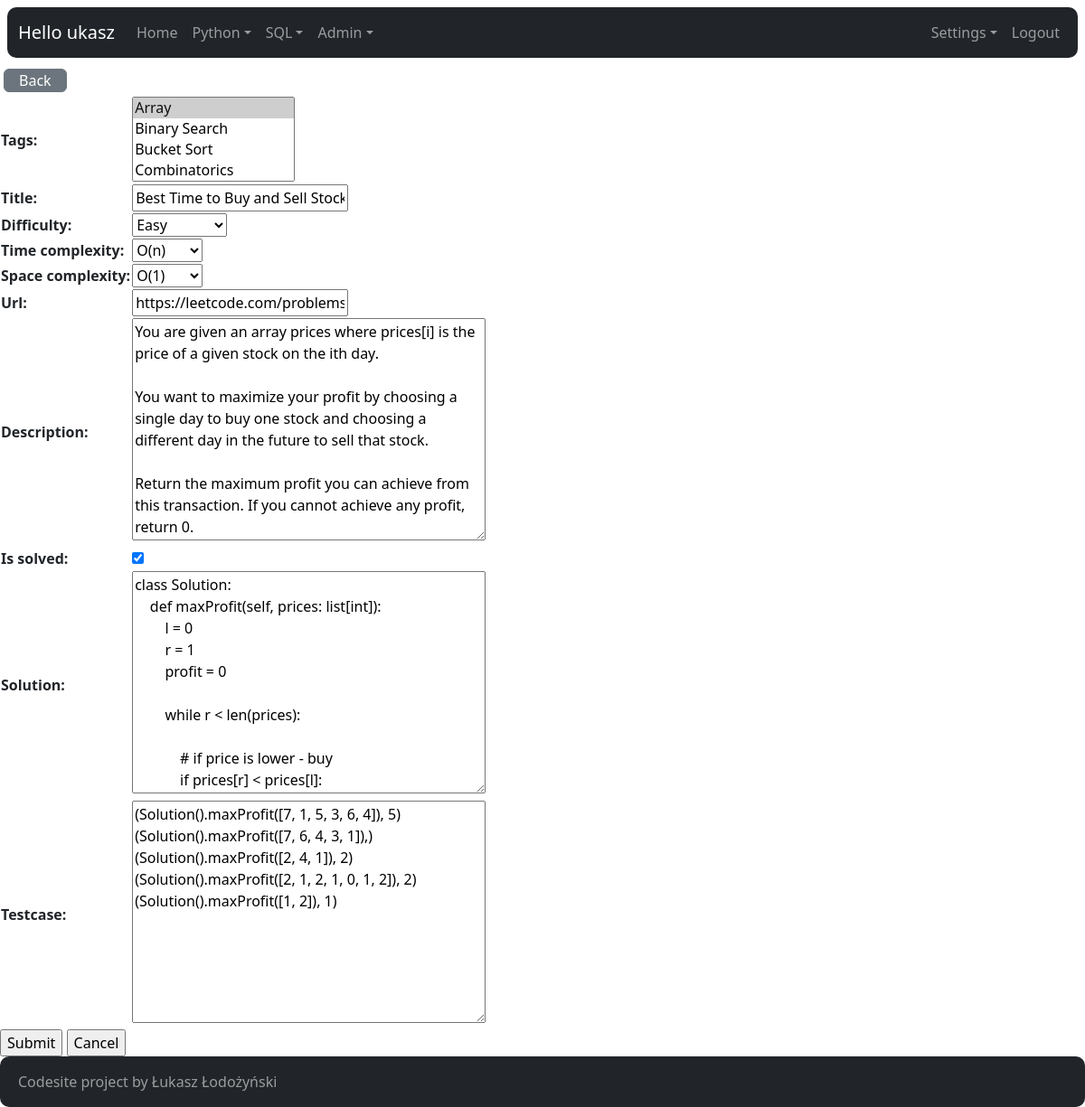
The app's page /python/problem/23/update/ (signed in), older data.
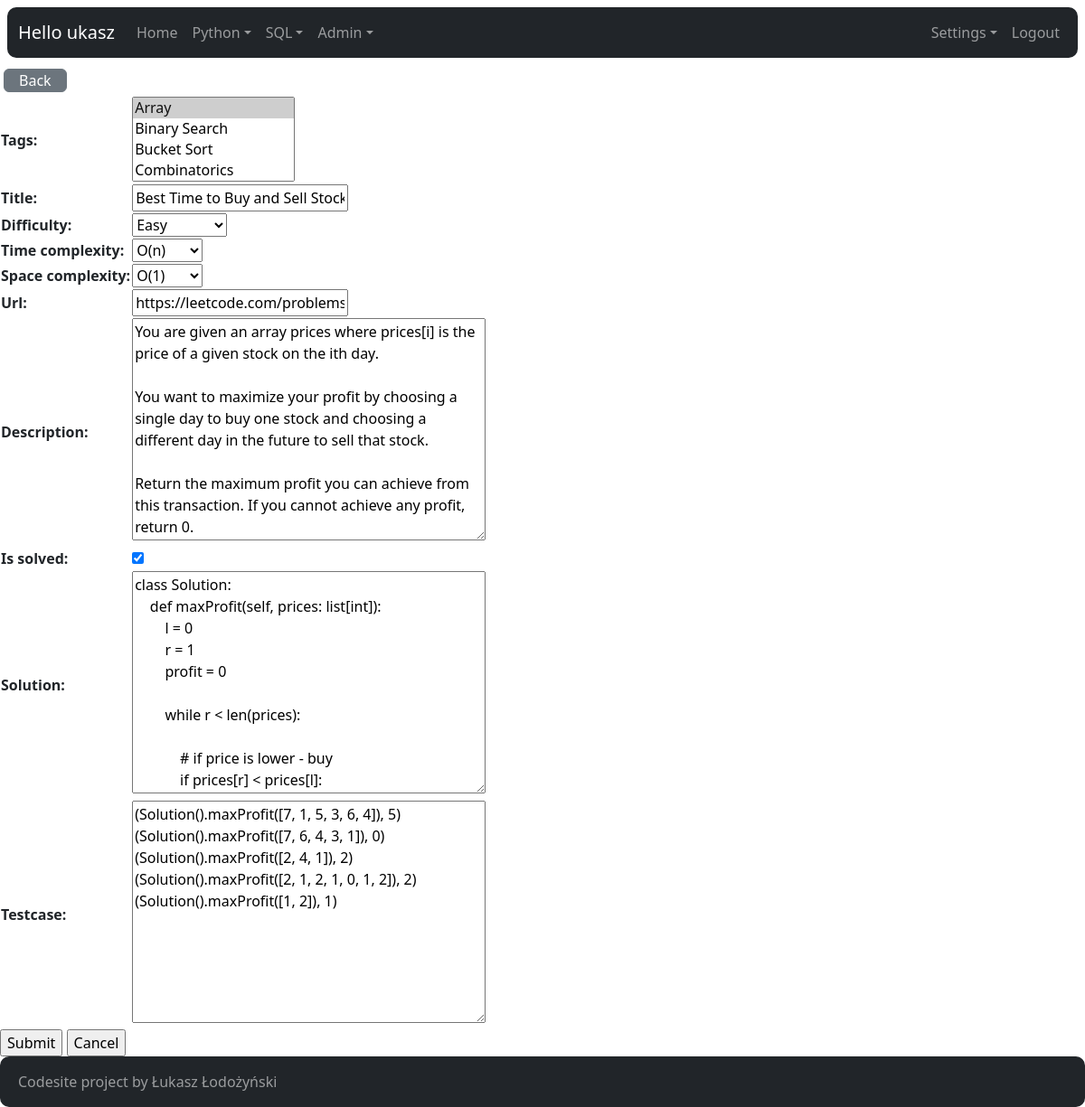
The same page, newer data.
### python_problems/models.py (models this page shows, shortened)
class Problem(models.Model):
    tags = models.ManyToManyField("Tag")
    title = models.CharField(max_length=200)
    difficulty = models.ForeignKey(
        Difficulty, related_name="problems_difficulty", on_delete=models.DO_NOTHING)
    time_complexity = models.ForeignKey(
        Complexity, related_name="problems_time_complexity", on_delete=models.DO_NOTHING)
    space_complexity = models.ForeignKey(
        Complexity, related_name="problems_space_complexity", on_delete=models.DO_NOTHING)
    url = models.CharField(max_length=200)
    description = models.TextField(blank=False, null=False)
    is_solved = models.BooleanField(default=False)
    solution = models.TextField(blank=True, null=True)
    testcase = models.TextField(blank=True, null=True)

### python_problems/views.py (the view)
# urls.py: path("problem/<int:pk>/update/", views.ProblemUpdate.as_view(), name="problem-update"),
class ProblemUpdate(LoginRequiredMixin, UpdateView):
    model = Problem
    fields = "__all__"
    success_url = reverse_lazy('python_problems:index')

### core/context_processors.py (called while the page is built)
def settings(request):
    return {
        'settings': django_settings,
    }

### python_problems/models.py (called while the page is built)
    def __str__(self) -> str:
        return self.name

    def __str__(self) -> str:
        return self.name

    def __str__(self):
        return self.name

### python_problems/templates/python_problems/problem_form.html (shortened to what this page needs)
{% extends "core/base.html" %}
{% block content %}
<a href="{% url 'python_problems:index' %}" class="btn btn-secondary px-3 py-0 m-1">Back</a>
<form action="" method="post">
  <table>{{ form.as_table }}</table>
  <input type="submit" value="Submit" />
  <input type="submit" onclick="window.location='{% url 'python_problems:index' %}' ; return false;" value="Cancel" />
</form>
{% endblock content %}

Row changes from the older to the newer data that the page shows:
changed Problem "Best Time to Buy and Sell Stock": testcase "…(Solution().maxProfit([7, 6, 4, 3, 1]),) (Solution().maxProfit([2, 4, 1]), 2)…" → "…(Solution().maxProfit([7, 6, 4, 3, 1]), 0) (Solution().maxProfit([2, 4, 1]), 2)…"
